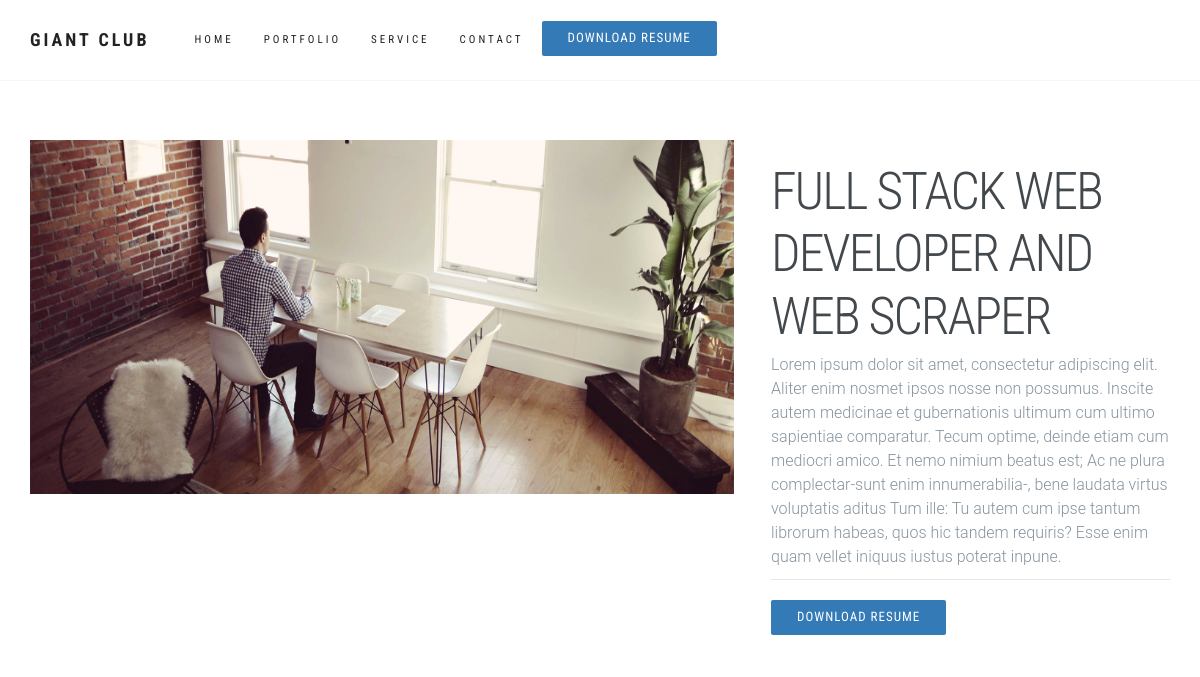
/about, run on the app's committed database.
### first_app/models.py (models this page shows, shortened)
class About(models.Model):
    short_desc   = models.CharField(max_length=220)
    image        = models.ImageField(upload_to='about/')
    description  = models.TextField()

### first_app/views.py (the view)
# urls.py: path('about',About,name='about'),
def About(request):
    about_form = models.About.objects.all()
    context = {
        'objects':about_form
    }
    return render(request,'about_page.html',context)

### templates/about_page.html (shortened to what this page needs)
{% extends 'base.html' %}
{% block content %}
{% load static %}{% load crispy_forms_tags %}{% load urlify %}
<body>
<main class="container">
    {% for obj in objects %}
    <div class="left-column">
        <img data-image="red" class="active" src="{{obj.image.url}}" alt="">
    </div>
    <div class="right-column">
        <div class="product-description">
            <h1>{{obj.short_desc}}</h1>
            <p>{{obj.description}}</p>
        </div>
        <a type="button" href="{% url 'first_app:pdf' %}" class="btn btn-primary">Download Resume</a>
    </div>
    {% endfor %}
</main>
<br>
{% endblock %}

### static/assets/css/style.css (style rules this page uses)
body { font: 400 12px/1.8 'Open Sans', serif; color: #666; overflow-x: hidden; }
img { max-width: 100%; height: auto; }
a { color: #49e2d6; }
a, .btn { -webkit-transition: all 0.125s ease-in-out 0s; -moz-transition: all 0.125s ease-in-out 0s; -ms-transition: all 0.125s ease-in-out 0s; -o-transition: all 0.125s ease-in-out 0s; transition: all 0.125s ease-in-out 0s; }
.btn, .form-control, .form-control:hover, .form-control:focus, .navbar-custom .dropdown-menu { -webkit-box-shadow: none; box-shadow: none; }
h1, h2, h3, h4, h5, h6 { font: 700 40px/1.2 'Roboto Condensed', sans-serif; text-transform: uppercase; letter-spacing: 5px; margin: 5px 0 5px; color: #222; }
.btn, .iconbox, .progress, #filter li, .scroll-up a, .form-control, .input-group-addon { -webkit-border-radius: 2px; -moz-border-radius: 2px; -o-border-radius: 2px; border-radius: 2px; }
.btn { font-family: 'Roboto Condensed', sans-serif; text-transform: uppercase; letter-spacing: 1px; font-size: 13px; padding: 8px 26px; border: 0; }

### templates/about_page.html (style rules this page uses)
html, body { height: 100%; width: 100%; margin: 0; font-family: 'Roboto', sans-serif; }
.container { max-width: 1200px; margin: 0 auto; padding: 15px; display: flex; }
.left-column { width: 65%; position: relative; }
.right-column { width: 35%; margin-top: 60px; }
.left-column img { width: 95%; position: absolute; left: 0; top: 0; opacity: 0; transition: all 0.3s ease; margin-top: 44px; height: 354px; }
.left-column img.active { opacity: 1; }
.product-description { border-bottom: 1px solid #E1E8EE; margin-bottom: 20px; }
.product-description h1 { font-weight: 300; font-size: 52px; color: #43484D; letter-spacing: -2px; }
.product-description p { font-size: 16px; font-weight: 300; color: #86939E; line-height: 24px; }

### data on the page
About: image (picture), short_desc "FULL STACK WEB DEVELOPER AND WEB SCRAPER", description "Lorem ipsum dolor sit amet, consectetur adipiscing elit. Aliter enim nosmet ipsos nosse non possumus. Inscite autem medicinae et gubernationis ultimum cum ultimo sapientiae comparatur. Tecum optime, deinde etiam cum mediocri amico. Et nemo nimium beatus est; Ac ne plura complectar-sunt enim innumerabilia-, bene laudata virtus voluptatis aditus Tum ille: Tu autem cum ipse tantum librorum habeas, quos hic tandem requiris? Esse enim quam vellet iniquus iustus poterat inpune."
